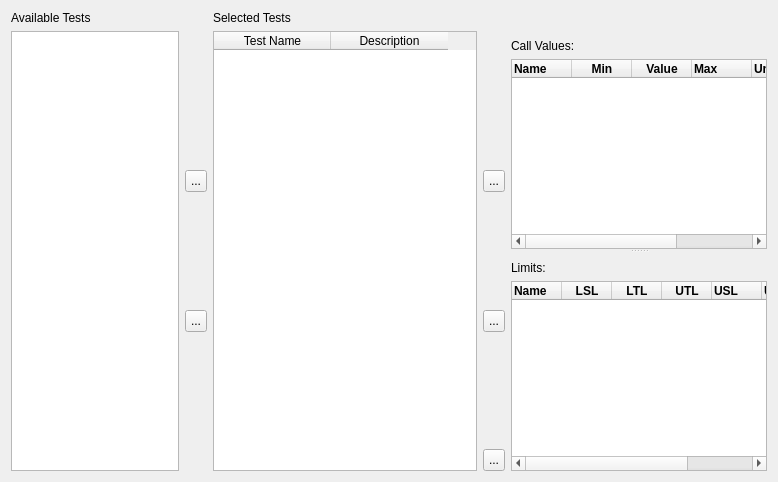
       <widget class="QWidget" name="testProgramTab">
        <attribute name="title">
         <string>Sequence</string>
        </attribute>
        <attribute name="toolTip">
         <string>Edit the test program propper</string>
        </attribute>
        <layout class="QGridLayout" name="gridLayout">
         <item row="0" column="1">
          <widget class="QLabel" name="availableLabel">
           <property name="text">
            <string>Available Tests</string>
           </property>
          </widget>
         </item>
         <item row="1" column="2">
          <layout class="QVBoxLayout" name="buttonsAddRemoveLayout">
           <item>
            <widget class="QLabel" name="label">
             <property name="sizePolicy">
              <sizepolicy hsizetype="Fixed" vsizetype="Fixed">
               <horstretch>0</horstretch>
               <verstretch>0</verstretch>
              </sizepolicy>
             </property>
             <property name="minimumSize">
              <size>
               <width>22</width>
               <height>22</height>
              </size>
             </property>
             <property name="maximumSize">
              <size>
               <width>22</width>
               <height>22</height>
              </size>
             </property>
             <property name="text">
              <string/>
             </property>
            </widget>
           </item>
           <item>
            <spacer name="verticalSpacer">
             <property name="orientation">
              <enum>Qt::Vertical</enum>
             </property>
             <property name="sizeHint" stdset="0">
              <size>
               <width>20</width>
               <height>40</height>
              </size>
             </property>
            </spacer>
           </item>
           <item>
            <widget class="QToolButton" name="testAdd">
             <property name="minimumSize">
              <size>
               <width>22</width>
               <height>22</height>
              </size>
             </property>
             <property name="maximumSize">
              <size>
               <width>22</width>
               <height>22</height>
              </size>
             </property>
             <property name="text">
              <string>...</string>
             </property>
            </widget>
           </item>
           <item>
            <spacer name="verticalSpacer_2">
             <property name="orientation">
              <enum>Qt::Vertical</enum>
             </property>
             <property name="sizeHint" stdset="0">
              <size>
               <width>20</width>
               <height>40</height>
              </size>
             </property>
            </spacer>
           </item>
           <item>
            <widget class="QToolButton" name="testRemove">
             <property name="minimumSize">
              <size>
               <width>22</width>
               <height>22</height>
              </size>
             </property>
             <property name="maximumSize">
              <size>
               <width>22</width>
               <height>22</height>
              </size>
             </property>
             <property name="text">
              <string>...</string>
             </property>
            </widget>
           </item>
           <item>
            <spacer name="verticalSpacer_3">
             <property name="orientation">
              <enum>Qt::Vertical</enum>
             </property>
             <property name="sizeHint" stdset="0">
              <size>
               <width>20</width>
               <height>40</height>
              </size>
             </property>
            </spacer>
           </item>
           <item>
            <widget class="QLabel" name="label_6">
             <property name="minimumSize">
              <size>
               <width>0</width>
               <height>22</height>
              </size>
             </property>
             <property name="maximumSize">
              <size>
               <width>22</width>
               <height>24</height>
              </size>
             </property>
             <property name="text">
              <string/>
             </property>
            </widget>
           </item>
          </layout>
         </item>
         <item row="1" column="4">
          <layout class="QVBoxLayout" name="buttonsUpDownExportLayout">
           <item>
            <widget class="QLabel" name="label_2">
             <property name="sizePolicy">
              <sizepolicy hsizetype="Fixed" vsizetype="Fixed">
               <horstretch>0</horstretch>
               <verstretch>0</verstretch>
              </sizepolicy>
             </property>
             <property name="minimumSize">
              <size>
               <width>22</width>
               <height>22</height>
              </size>
             </property>
             <property name="maximumSize">
              <size>
               <width>22</width>
               <height>22</height>
              </size>
             </property>
             <property name="text">
              <string/>
             </property>
            </widget>
           </item>
           <item>
            <spacer name="verticalSpacer_4">
             <property name="orientation">
              <enum>Qt::Vertical</enum>
             </property>
             <property name="sizeHint" stdset="0">
              <size>
               <width>20</width>
               <height>40</height>
              </size>
             </property>
            </spacer>
           </item>
           <item>
            <widget class="QToolButton" name="moveTestUp">
             <property name="minimumSize">
              <size>
               <width>22</width>
               <height>22</height>
              </size>
             </property>
             <property name="maximumSize">
              <size>
               <width>22</width>
               <height>22</height>
              </size>
             </property>
             <property name="text">
              <string>...</string>
             </property>
            </widget>
           </item>
           <item>
            <spacer name="verticalSpacer_5">
             <property name="orientation">
              <enum>Qt::Vertical</enum>
             </property>
             <property name="sizeHint" stdset="0">
              <size>
               <width>20</width>
               <height>40</height>
              </size>
             </property>
            </spacer>
           </item>
           <item>
            <widget class="QToolButton" name="moveTestDown">
             <property name="minimumSize">
              <size>
               <width>22</width>
               <height>22</height>
              </size>
             </property>
             <property name="maximumSize">
              <size>
               <width>22</width>
               <height>22</height>
              </size>
             </property>
             <property name="text">
              <string>...</string>
             </property>
            </widget>
           </item>
           <item>
            <spacer name="verticalSpacer_6">
             <property name="orientation">
              <enum>Qt::Vertical</enum>
             </property>
             <property name="sizeHint" stdset="0">
              <size>
               <width>20</width>
               <height>40</height>
              </size>
             </property>
            </spacer>
           </item>
           <item>
            <widget class="QToolButton" name="exportButton">
             <property name="minimumSize">
              <size>
               <width>22</width>
               <height>22</height>
              </size>
             </property>
             <property name="maximumSize">
              <size>
               <width>22</width>
               <height>22</height>
              </size>
             </property>
             <property name="text">
              <string>...</string>
             </property>
            </widget>
           </item>
          </layout>
         </item>
         <item row="0" column="3">
          <widget class="QLabel" name="selectedLabel">
           <property name="text">
            <string>Selected Tests</string>
           </property>
          </widget>
         </item>
         <item row="1" column="5">
          <widget class="QSplitter" name="testProgramLayout">
           <property name="orientation">
            <enum>Qt::Horizontal</enum>
           </property>
           <widget class="QSplitter" name="parametersLayout">
            <property name="orientation">
             <enum>Qt::Vertical</enum>
            </property>
            <widget class="QWidget" name="layoutWidget">
             <layout class="QVBoxLayout" name="inputParametersLayout">
              <item>
               <widget class="QLabel" name="parametersInputLabel">
                <property name="sizePolicy">
                 <sizepolicy hsizetype="Preferred" vsizetype="Fixed">
                  <horstretch>0</horstretch>
                  <verstretch>0</verstretch>
                 </sizepolicy>
                </property>
                <property name="minimumSize">
                 <size>
                  <width>0</width>
                  <height>22</height>
                 </size>
                </property>
                <property name="maximumSize">
                 <size>
                  <width>16777215</width>
                  <height>22</height>
                 </size>
                </property>
                <property name="text">
                 <string>Call Values:</string>
                </property>
                <property name="alignment">
                 <set>Qt::AlignBottom|Qt::AlignLeading|Qt::AlignLeft</set>
                </property>
               </widget>
              </item>
              <item>
               <widget class="QTableWidget" name="parametersInput">
                <property name="textElideMode">
                 <enum>Qt::ElideMiddle</enum>
                </property>
                <attribute name="horizontalHeaderDefaultSectionSize">
                 <number>60</number>
                </attribute>
                <column>
                 <property name="text">
                  <string>Name</string>
                 </property>
                 <property name="font">
                  <font>
                   <weight>75</weight>
                   <bold>true</bold>
                  </font>
                 </property>
                 <property name="textAlignment">
                  <set>AlignLeading|AlignVCenter</set>
                 </property>
                </column>
                <column>
                 <property name="text">
                  <string>Min</string>
                 </property>
                 <property name="font">
                  <font>
                   <weight>75</weight>
                   <bold>true</bold>
                  </font>
                 </property>
                </column>
                <column>
                 <property name="text">
                  <string>Value</string>
                 </property>
                 <property name="font">
                  <font>
                   <weight>75</weight>
                   <bold>true</bold>
                  </font>
                 </property>
                </column>
                <column>
                 <property name="text">
                  <string>Max</string>
                 </property>
                 <property name="toolTip">
                  <string>Maximum Value</string>
                 </property>
                 <property name="font">
                  <font>
                   <weight>75</weight>
                   <bold>true</bold>
                  </font>
                 </property>
                 <property name="textAlignment">
                  <set>AlignLeading|AlignVCenter</set>
                 </property>
                </column>
                <column>
                 <property name="text">
                  <string>Unit</string>
                 </property>
                 <property name="font">
                  <font>
                   <weight>75</weight>
                   <bold>true</bold>
                  </font>
                 </property>
                 <property name="textAlignment">
                  <set>AlignLeading|AlignVCenter</set>
                 </property>
                </column>
                <column>
                 <property name="text">
                  <string>fmt</string>
                 </property>
                 <property name="font">
                  <font>
                   <weight>75</weight>
                   <bold>true</bold>
                  </font>
                 </property>
                </column>
               </widget>
              </item>
             </layout>
            </widget>
            <widget class="QWidget" name="layoutWidget">
             <layout class="QVBoxLayout" name="outputParametersLayout">
              <item>
               <widget class="QLabel" name="parametersOutputLabel">
                <property name="sizePolicy">
                 <sizepolicy hsizetype="Preferred" vsizetype="Fixed">
                  <horstretch>0</horstretch>
                  <verstretch>0</verstretch>
                 </sizepolicy>
                </property>
                <property name="minimumSize">
                 <size>
                  <width>0</width>
                  <height>22</height>
                 </size>
                </property>
                <property name="maximumSize">
                 <size>
                  <width>16777215</width>
                  <height>22</height>
                 </size>
                </property>
                <property name="text">
                 <string>Limits:</string>
                </property>
                <property name="alignment">
                 <set>Qt::AlignBottom|Qt::AlignLeading|Qt::AlignLeft</set>
                </property>
               </widget>
              </item>
              <item>
               <widget class="QTableWidget" name="parametersOutput">
                <attribute name="horizontalHeaderDefaultSectionSize">
                 <number>50</number>
                </attribute>
                <column>
                 <property name="text">
                  <string>Name</string>
                 </property>
                 <property name="font">
                  <font>
                   <weight>75</weight>
                   <bold>true</bold>
                  </font>
                 </property>
                 <property name="textAlignment">
                  <set>AlignLeading|AlignVCenter</set>
                 </property>
                </column>
                <column>
                 <property name="text">
                  <string>LSL</string>
                 </property>
                 <property name="font">
                  <font>
                   <weight>75</weight>
                   <bold>true</bold>
                  </font>
                 </property>
                </column>
                <column>
                 <property name="text">
                  <string>LTL</string>
                 </property>
                 <property name="font">
                  <font>
                   <weight>75</weight>
                   <bold>true</bold>
                  </font>
                 </property>
                </column>
                <column>
                 <property name="text">
                  <string>UTL</string>
                 </property>
                 <property name="font">
                  <font>
                   <weight>75</weight>
                   <bold>true</bold>
                  </font>
                 </property>
                </column>
                <column>
                 <property name="text">
                  <string>USL</string>
                 </property>
                 <property name="toolTip">
                  <string>Upper Spec Limit</string>
                 </property>
                 <property name="font">
                  <font>
                   <weight>75</weight>
                   <bold>true</bold>
                  </font>
                 </property>
                 <property name="textAlignment">
                  <set>AlignLeading|AlignVCenter</set>
                 </property>
                </column>
                <column>
                 <property name="text">
                  <string>Unit</string>
                 </property>
                 <property name="font">
                  <font>
                   <weight>75</weight>
                   <bold>true</bold>
                  </font>
                 </property>
                 <property name="textAlignment">
                  <set>AlignLeading|AlignVCenter</set>
                 </property>
                </column>
                <column>
                 <property name="text">
                  <string>fmt</string>
                 </property>
                 <property name="font">
                  <font>
                   <weight>75</weight>
                   <bold>true</bold>
                  </font>
                 </property>
                </column>
               </widget>
              </item>
             </layout>
            </widget>
           </widget>
          </widget>
         </item>
         <item row="1" column="1">
          <widget class="QListWidget" name="availableTests">
           <property name="minimumSize">
            <size>
             <width>168</width>
             <height>0</height>
            </size>
           </property>
           <property name="maximumSize">
            <size>
             <width>165</width>
             <height>16777215</height>
            </size>
           </property>
           <property name="selectionMode">
            <enum>QAbstractItemView::ExtendedSelection</enum>
           </property>
          </widget>
         </item>
         <item row="1" column="3">
          <widget class="QTableWidget" name="selectedTests">
           <property name="sizePolicy">
            <sizepolicy hsizetype="Expanding" vsizetype="Expanding">
             <horstretch>0</horstretch>
             <verstretch>0</verstretch>
            </sizepolicy>
           </property>
           <property name="minimumSize">
            <size>
             <width>264</width>
             <height>0</height>
            </size>
           </property>
           <property name="maximumSize">
            <size>
             <width>250</width>
             <height>16777215</height>
            </size>
           </property>
           <attribute name="horizontalHeaderDefaultSectionSize">
            <number>117</number>
           </attribute>
           <attribute name="verticalHeaderStretchLastSection">
            <bool>false</bool>
           </attribute>
           <column>
            <property name="text">
             <string>Test Name</string>
            </property>
           </column>
           <column>
            <property name="text">
             <string>Description</string>
            </property>
           </column>
          </widget>
         </item>
        </layout>
       </widget>
